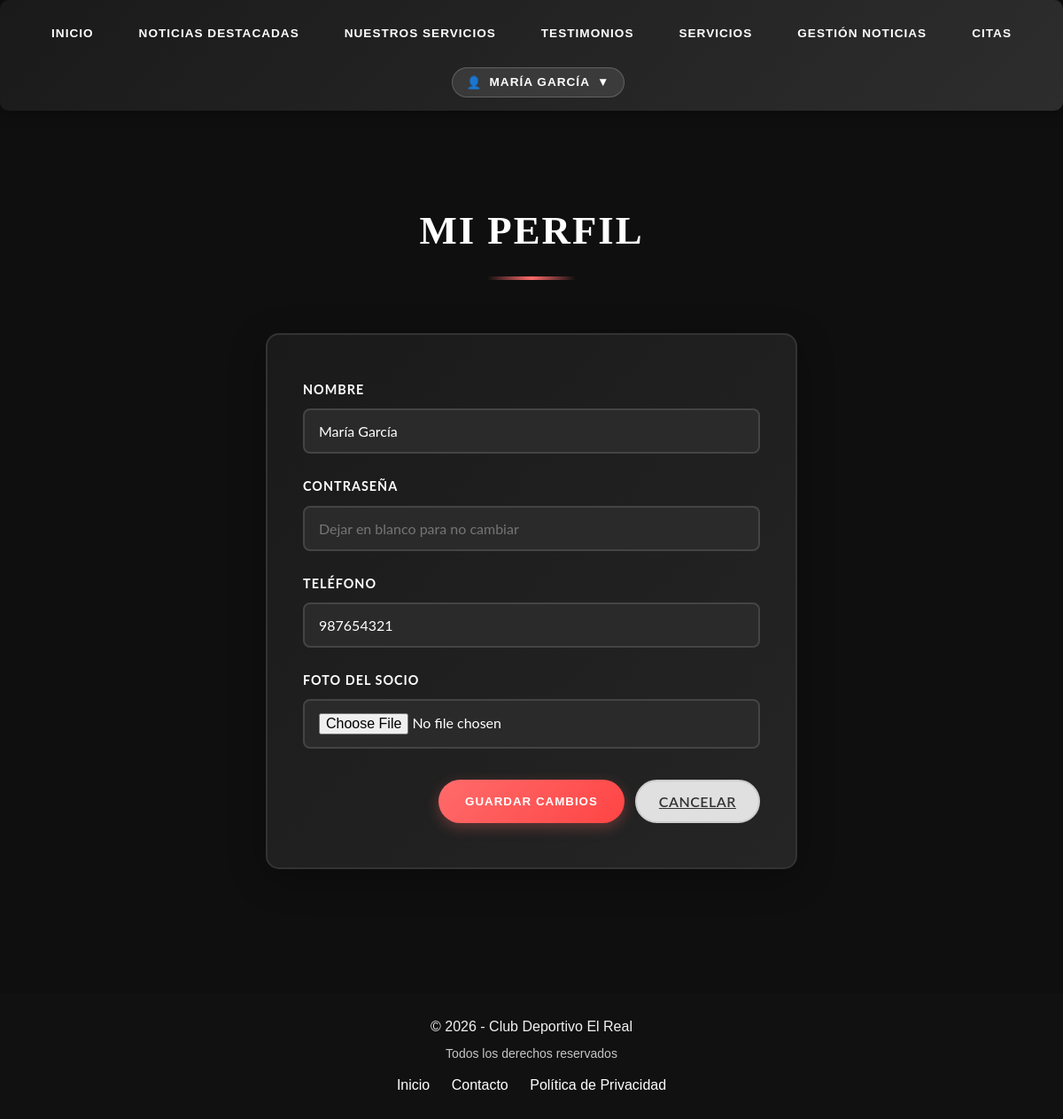
Page /app/perfil.php (signed in) on the earlier database version.
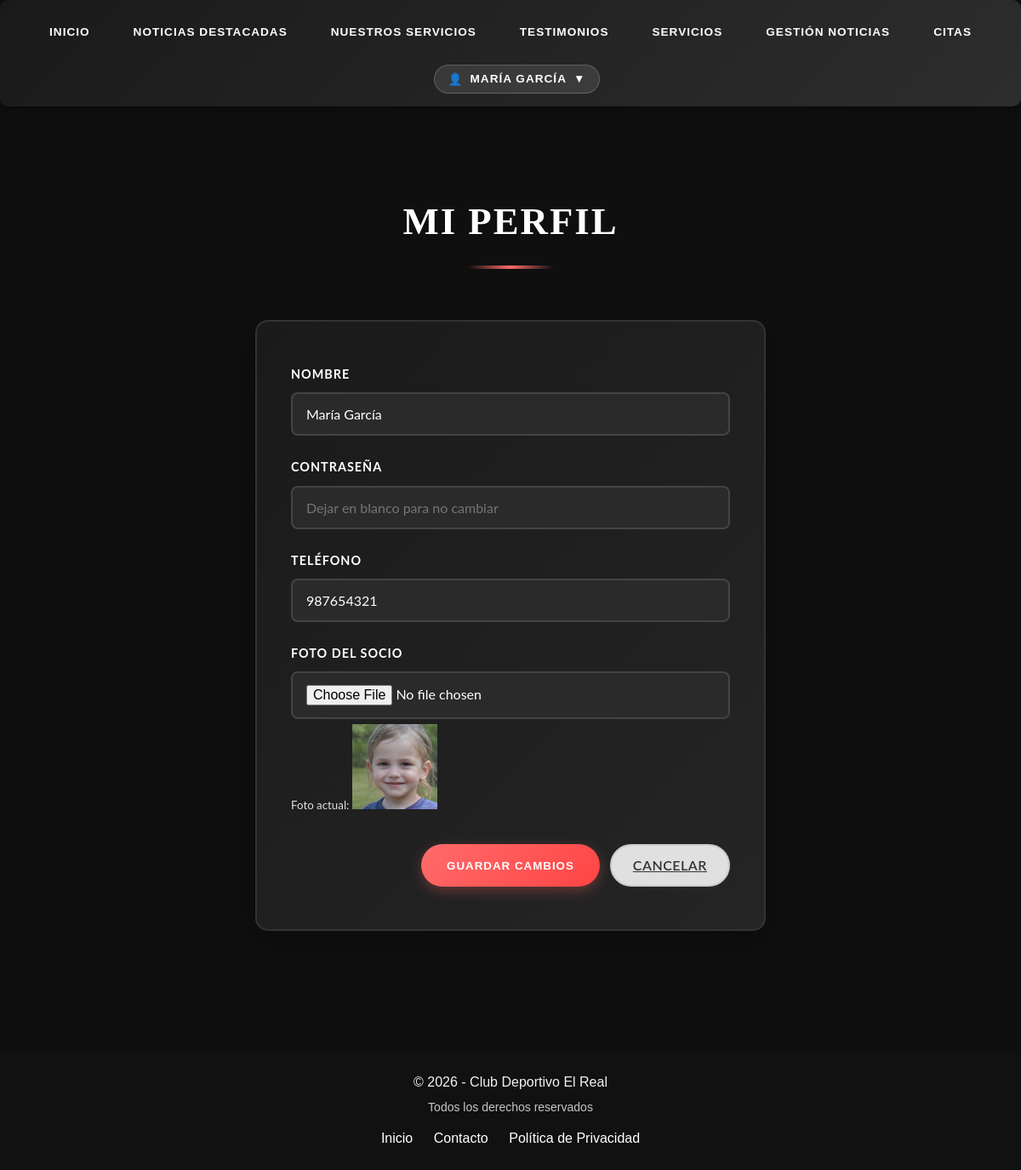
Same page on the later database version.
### app/perfil.php (the view, shortened to what this page needs)
<?php
require_once 'db_config.php';
?>
<!DOCTYPE html>
<html lang="en">
<head>
    <link rel="stylesheet" href="css/styles.css">
</head>
<body>
    <?php
    include "menu.php";
    ?>
    <div class="container2">
        <main>
            <section id="perfil-usuario">
                <div class="container">
                    <h2>Mi Perfil</h2>
                    <?php
                    $socioId = $_SESSION['user_id'];
                    $stmtSocio = $pdo->prepare("SELECT * FROM usuarios WHERE id = :id");
                    $stmtSocio->execute([':id' => $socioId]);
                    $socioData = $stmtSocio->fetch(PDO::FETCH_ASSOC);
                    ?>
                    <form action="procesar_socio.php" method="post" enctype="multipart/form-data" id="formularioPerfil">
                        <div class="formulario">
                            <div class="form-group-columns">
                                <div class="form-group">
                                    <label for="nombre">Nombre</label>
                                    <input type="text" name="nombre" id="nombre" placeholder="Ingresa tu nombre" value="<?php echo $socioData ? htmlspecialchars($socioData['nombre']) : ''; ?>"/>
                                </div>
                                <div class="form-group">
                                    <label for="password">Contraseña</label>
                                    <input type="password" name="password" id="password" placeholder="<?php echo $socioData ? 'Dejar en blanco para no cambiar' : ''; ?>"/>
                                </div>
                            </div>
                            <div class="form-group">
                                <label for="telefono">Teléfono</label>
                                <input type="tel" name="telefono" id="telefono" value="<?php echo $socioData ? $socioData['telefono'] : ''; ?>"/>
                            </div>
                            <div class="form-group">
                                <label for="foto">Foto del socio</label>
                                <input type="file" name="foto" id="foto"/>
                                <?php if ($socioData && $socioData['foto']): ?>
                                    <p><small>Foto actual: <img src="<?php echo $socioData['foto']; ?>" style="max-width:100px;"></small></p>
                                <?php endif; ?>
                            </div>
                            <div class="form-actions">
                                <button type="submit" class="button button-primary">Guardar Cambios</button>
                                <a href='paginaPrincipal.php' class='button button-secondary'>Cancelar</a>
                            </div>
                        </div>
                    </form>
                </div>
            </section>
        </main>
    </div>
    <?php
        include "footer.php";
    ?>
</body>
</html>

Differences in the rows shown:
changed usuarios "María García": foto empty → "\\imagenes\\maria.jpg" (drawn)
Other differences:
text now shown: "Foto actual:"
